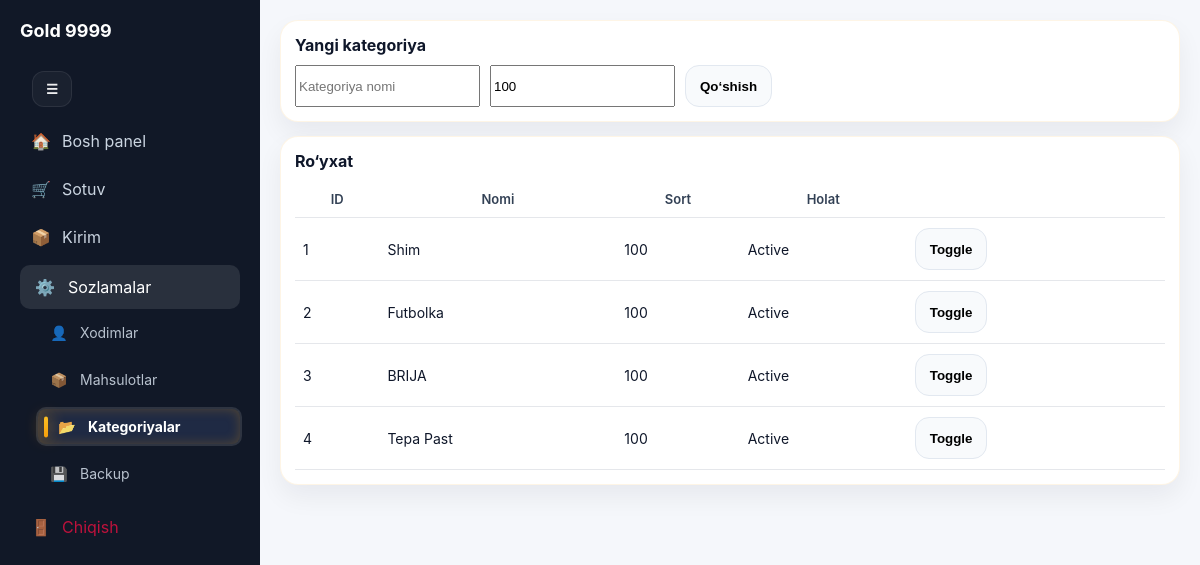
The app's page /settings/categories (signed in) with its own data.
### tables this page shows
CREATE TABLE categories(
      id INTEGER PRIMARY KEY AUTOINCREMENT,
      name TEXT UNIQUE NOT NULL,
      sort_order INTEGER NOT NULL DEFAULT 100,
      is_active INTEGER NOT NULL DEFAULT 1,
      created_at TEXT NOT NULL DEFAULT CURRENT_TIMESTAMP
    );

### app.py (the view)
@app.route("/settings/categories")
@login_required
@admin_required
def settings_categories():
    init_db()
    rows = q("SELECT * FROM categories ORDER BY sort_order, id")
    return render_template("settings_categories.html", rows=rows)

### app.py (called while the page is built)
def get_db() -> sqlite3.Connection:
    if "db" not in g:
        conn = sqlite3.connect(DB_PATH)
        conn.execute("PRAGMA foreign_keys = ON;")
        conn.execute("PRAGMA journal_mode = WAL;")
        conn.execute("PRAGMA synchronous = NORMAL;")
        conn.execute("PRAGMA temp_store = MEMORY;")
        conn.execute("PRAGMA cache_size = -20000;")
        conn.row_factory = sqlite3.Row
        conn.execute("PRAGMA foreign_keys = ON;")
        g.db = conn
    return g.db

def q1(sql: str, params: tuple = ()) -> Optional[sqlite3.Row]:
    cur = get_db().execute(sql, params)
    row = cur.fetchone()
    cur.close()
    return row

def q(sql: str, params: tuple = ()) -> list[sqlite3.Row]:
    cur = get_db().execute(sql, params)
    rows = cur.fetchall()
    cur.close()
    return rows

def login_required(fn):
    @wraps(fn)
    def wrapper(*args, **kwargs):
        if not session.get("user_id"):
            return redirect(url_for("login"))
        return fn(*args, **kwargs)
    return wrapper

def admin_required(fn):
    @wraps(fn)
    def wrapper(*args, **kwargs):
        if session.get("role") != "admin":
            flash("Bu bo‘lim faqat admin uchun", "danger")
            return redirect(url_for("home"))
        return fn(*args, **kwargs)
    return wrapper

### templates/settings_categories.html
{% extends "base.html" %}
{% set title = "Sozlamalar → Kategoriya" %}
{% block content %}
  <div class="card">
    <b>Yangi kategoriya</b>
    <form method="post" action="/settings/categories/add" style="margin-top:10px;display:flex;gap:10px;flex-wrap:wrap">
      <input name="name" placeholder="Kategoriya nomi" required>
      <input name="sort_order" placeholder="Sort (100)" value="100">
      <button class="btn" type="submit">Qo‘shish</button>
    </form>
  </div>
  <div class="card">
    <b>Ro‘yxat</b>
    <table style="margin-top:10px">
      <tr><th>ID</th><th>Nomi</th><th>Sort</th><th>Holat</th><th></th></tr>
      {% for r in rows %}
      <tr>
        <td>{{ r.id }}</td>
        <td>{{ r.name }}</td>
        <td>{{ r.sort_order }}</td>
        <td>{{ "Active" if r.is_active==1 else "Off" }}</td>
        <td>
          <form method="post" action="/settings/categories/toggle/{{ r.id }}">
            <button class="btn" type="submit">Toggle</button>
          </form>
        </td>
      </tr>
      {% endfor %}
    </table>
  </div>
{% endblock %}

### static/style.css (style rules this page uses)
body { margin:0; font-family:-apple-system,BlinkMacSystemFont,"Segoe UI",Roboto; background:#f2f4f8; }
.card { background:white; padding:16px; border-radius:12px; box-shadow:0 4px 12px rgba(0,0,0,0.05); margin-bottom:16px; }
table { width: 100%; border-collapse: collapse; }
th, td { padding: 10px 8px; border-bottom: 1px solid #e5e7eb; vertical-align: middle; }
th { color: #334155; font-weight: 600; font-size: 13px; }
td { color: #0f172a; font-size: 14px; }
button, .btn { height: 34px; padding: 0 12px; border: 0; border-radius: 10px; cursor: pointer; font-weight: 600; }
:root { --bg0:#0b1220; --bg1:#0f172a; --card:rgba(255,255,255,.07); --card2:rgba(255,255,255,.10); --text:#e5e7eb; --muted:#94a3b8; --line:rgba(255,255,255,.14); --accent:#60a5fa; --accent2:#34d399; }
.app-body { background:#f5f7fb; color:#0f172a; }
.card { background:#fff; border:1px solid #e5e7eb; border-radius: 18px; padding: 14px; box-shadow: 0 12px 26px rgba(15,23,42,.06); margin-bottom: 14px; }
.btn { height:42px; padding:0 14px; border-radius: 14px; border:1px solid #e2e8f0; background:#f8fafc; font-weight: 900; }
@media (min-width: 900px) { body { padding-bottom: 0 !important; } }
.content .card, .content .kpi-card, .content .stat-card, .content .tile, .content .panel, .content .box { transition: transform .18s ease, box-shadow .18s ease, border-color .18s ease; }
.content .card, .content .kpi-card, .content .stat-card { border: 1px solid rgba(245,158,11,0.10); }

### records on screen
categories: id "1", name "Shim", sort_order "100", is_active "Active"
categories: id "2", name "Futbolka", sort_order "100", is_active "Active"
categories: id "3", name "BRIJA", sort_order "100", is_active "Active"
categories: id "4", name "Tepa Past", sort_order "100", is_active "Active"
